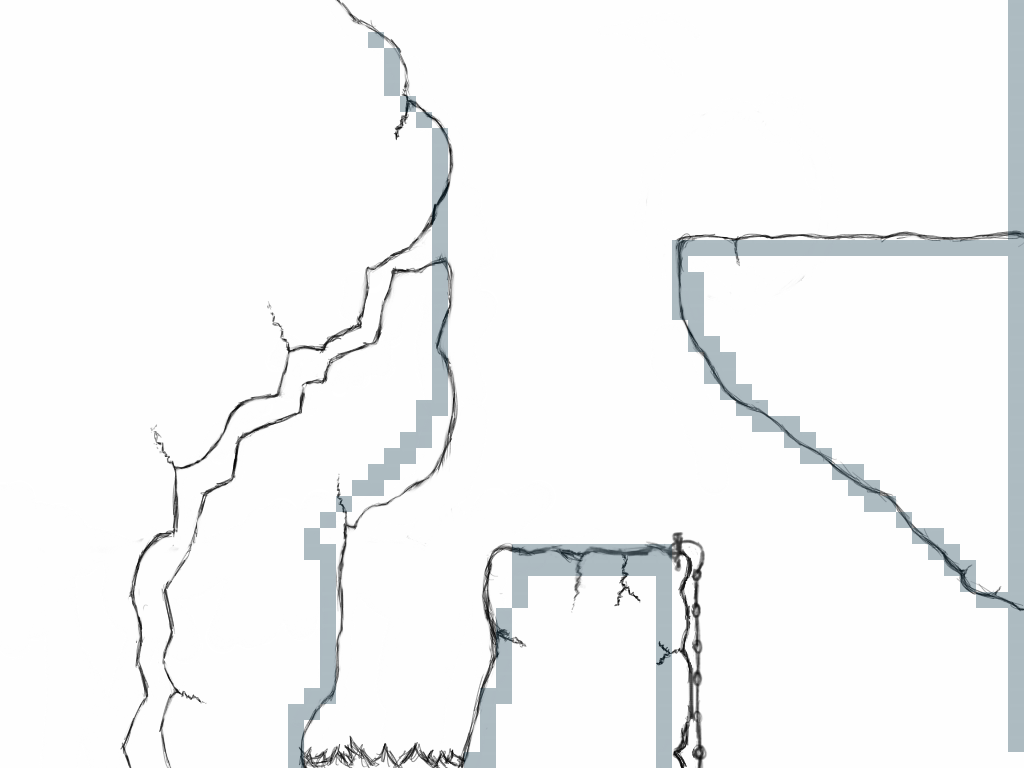

Tiled map render using the project's own tile images. Description and the map definition, with tile-layer contents summarised, below:
An orthogonal 64x48 tile map with 16x16 px tiles, 2 tile layers (layer, collision), 1 image layer and 8 objects (4x text, player, stairs, dead, gate).

<map version="1.0" orientation="orthogonal" width="64" height="48" tilewidth="16" tileheight="16" backgroundcolor="#bfbfbf">
 <tileset firstgid="1" name="tileset" tilewidth="16" tileheight="16">
  <image source="../graphics/tileset.png" trans="ff00ff" width="64" height="64" />
 </tileset>
 <imagelayer name="background" width="64" height="48">
  <image source="../graphics/level3.png" />
 </imagelayer>
 <layer name="layer" width="64" height="48">
  <data>[3072 cells, 0 non-empty, 0 distinct tile ids]</data>
 </layer>
 <layer name="collision" width="64" height="48" opacity="0.32">
  <data>[3072 cells, 209 non-empty, 1 distinct tile ids]</data>
 </layer>
 <objectgroup name="objects" width="64" height="48">
  <object name="player" type="player" x="943" y="117" width="45" height="116">
   <properties>
    <property name="animation" value="idle" />
    <property name="flipped" value="true" />
   </properties>
  </object>
  <object name="think" type="text" x="448" y="35" width="179" height="31">
   <properties>
    <property name="duration" value="4000" />
    <property name="etype" value="text" />
    <property name="starts" value="1000" />
    <property name="text" value="that voice again.. from that crack\nnow its bigger..\nwho am i.." />
    <property name="visible" value="true" />
   </properties>
  </object>
  <object name="stairs" type="stairs" x="655" y="426" width="31" height="108" />
  <object name="dead" type="dead" x="300" y="751" width="722" height="13" />
  <object name="next level" type="gate" x="652" y="716" width="68" height="16">
   <properties>
    <property name="goto" value="level4" />
   </properties>
  </object>
  <object name="fuck" type="text" x="477" y="287" width="189" height="39">
   <properties>
    <property name="duration" value="800" />
    <property name="etype" value="help" />
    <property name="starts" value="0" />
    <property name="text" value="    frack...." />
    <property name="visible" value="false" />
   </properties>
  </object>
  <object name="helpme" type="text" x="447" y="210" width="87" height="42">
   <properties>
    <property name="color" value="0x900101" />
    <property name="duration" value="1800" />
    <property name="etype" value="help" />
    <property name="starts" value="100" />
    <property name="text" value="J0hn.. are you there?.." />
    <property name="visible" value="true" />
   </properties>
  </object>
  <object name="fuck" type="text" x="458" y="496" width="189" height="43">
   <properties>
    <property name="duration" value="1000" />
    <property name="etype" value="help" />
    <property name="starts" value="0" />
    <property name="text" value="AAW.. my leg.." />
    <property name="visible" value="false" />
   </properties>
  </object>
 </objectgroup>
</map>